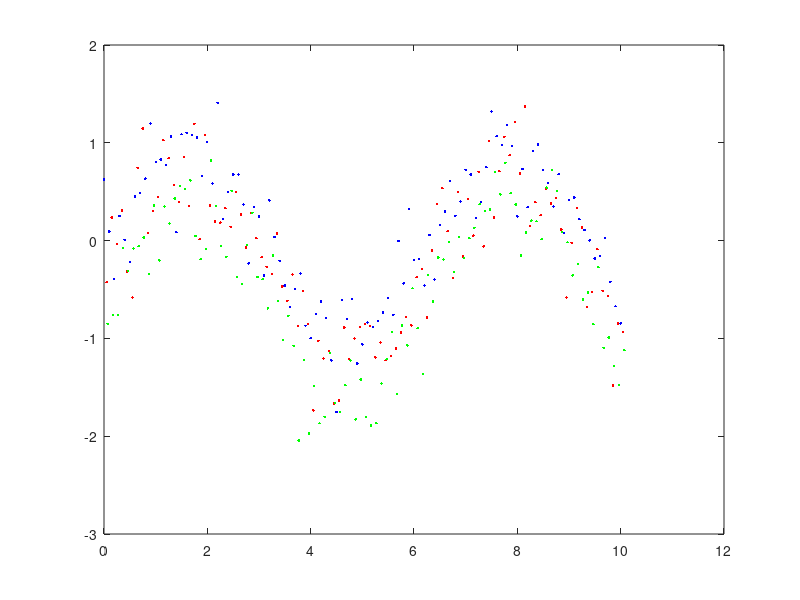
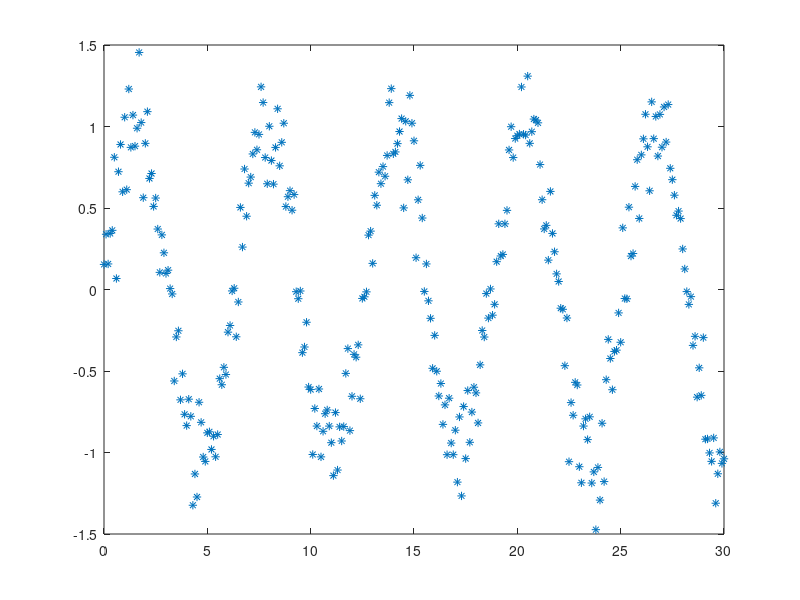

Source code (MATLAB) for these figures, in order: (Note: this script raises an error after producing the figures.)
% test classification with SVM


%% Classification Data Generation: three shifted, noisy sine waves

% erste KLasse:
x1=0:0.1:10;
x2=sin(x1)+0.3*randn(1,length(x1))
x=[x1;x2];

%Zweite Klasse:
x1=0.05:0.1:10.05;
x2=sin(x1)+0.3*randn(1,length(x1))-.3

%Merge
x=[x [x1;x2]];

%Dritte Klasse:
x1=0.07:0.1:10.07;
x2=sin(x1)+0.3*randn(1,length(x1))-.6

%Merge
x=[x [x1;x2]];

%Labels
y= [ones(1,length(x1)) , zeros(1,length(x1)) , zeros(1,length(x1)) ; zeros(1,length(x1)), ones(1,length(x1)), zeros(1,length(x1)) ; zeros(1,length(x1)), zeros(1,length(x1)), ones(1,length(x1))];

%Schöne Mischung
idx= randperm(length(x));
x= x(:,idx);
y= y(:,idx);

close all
plot(x(1,y(1,:)==1),x(2,y(1,:)==1),'b.');
hold on
plot(x(1,y(2,:)==1),x(2,y(2,:)==1),'r.');
plot(x(1,y(3,:)==1),x(2,y(3,:)==1),'g.');

hold off




% %% Classification: two shifted, noisy sine waves
% 
% % erste KLasse:
% x1=0:0.1:10;
% x2=sin(x1)+0.3*randn(1,length(x1))
% x=[x1;x2];
% 
% %Zweite Klasse:
% x1=0.05:0.1:10.05;
% x2=sin(x1)+0.3*randn(1,length(x1))-0.5
% 
% %Merge
% x=[x [x1;x2]];
% plot(x(1,:),x(2,:),'.');
% 
% %Labels
% y= [ones(1,length(x1)) , zeros(1,length(x1)); zeros(1,length(x1)), ones(1,length(x1))];
% 
% %Schöne Mischung
% idx= randperm(length(x));
% x= x(:,idx);
% y= y(:,idx);
% 
% close all
% plot(x(1,y(1,:)==1),x(2,y(1,:)==1),'b.');
% hold on
% plot(x(1,y(2,:)==1),x(2,y(2,:)==1),'r.');
% hold off


%% Test classification
% C_search=[3:1:11];
% g_search=[-2.5:0.5:-0.5];
% 
% % C_search=[0:0.25:12];
% % g_search=[-3:0.25:1];
% 
% close all
% collect= zeros(length(C_search), length(g_search));
% tic
% for my_C=C_search
%     for my_g=g_search
%         C2=train_libsvm(x(:,1:100),y(:,1:100), 's',0, 't',2, 'c', 10^my_C, 'g', 10^my_g,'b', 0,'q',1);
%         [y_Out]= apply_libsvm(C2, x(:,101:200),'b',0);
%         my_diff=sqrt(sum(sum((y_Out - y(:,101:200)).^2))) / (size(y_Out,2)*size(y_Out,1));
%         collect(find(C_search==my_C),find(g_search==my_g),:)= my_diff;
%     end
% end
% toc
% 
% close all
% % Careful when plotting imagesc: x and y axes are interchanged, AND y axis is flipped ... why?
% imagesc(g_search,C_search,collect); set(gca,'YDir','normal'); set(gca,'XDir','normal'); 
% title('SVM Model Selection') ; ylabel('regularization param C (10^x)'); xlabel('kernel width gammma (10^x)') ; zlabel('mean abs error') ; colorbar
% figure(1)


% figure;
% [plot_C, plot_g] = meshgrid (C_search, g_search);
% surf(plot_C, plot_g, collect'); 
% title('SVM Model Selection') ; xlabel('log-regularization parameter C'); ylabel('log-kernel width gammma') ; zlabel('MSE')


%semilogx(collect(1,:), collect(2,:)) ; title('error') ; xlabel('kernel width gammma') ; ylabel('mean abs error')
%figure(1)
%figure(1) ; imagesc(y_ClassOut) ; figure(2) ; imagesc(y(:,181:200))




%% Regression Data Generation
% x=0:0.001:0.3;
% y=chirp(x)+0.2*randn(1,length(x))

x=0:0.1:30;
y=sin(x)+0.2*randn(1,length(x))

% Permute data points
idx= randperm(length(x));
x= x(:,idx); y= y(:,idx);
figure ; plot(x,y,'*')



%% Test regression

% Train and test with default hyperparameters
% for regularization parameter C, and largest kernel width (more linear!)
tic; C=train_libsvm(x(:,1:50),y(:,1:50), 's',3, 't',2, 'b', 0,'q',1); toc
[y_Out]= apply_libsvm(C,x(:,151:300) ,'b',0); % completely new test points

% Plot result
figure;
plot(x(:,151:300),y_Out,'*'); 
hold on ; grid on ; 
plot(x(:,151:300),y(:,151:300),'r*'); 
plot(x(:,1:50),y(:,1:50),'kx')
title('SVM regression result - default hyperparameters')
legend({'estimate for test points','true test points','training points'});

% % for sin
 C_search=[-2:0.2:4.5];
 g_search=[-2.5:0.1:0.5];

% for chirp
% C_search=[-2:0.25:6];
% g_search=[2.75:0.25:4.5];

% % dummy search

% C_search=[2:1:6];
% g_search=[-4:2:6];


% Parameter selection on first 50 data points, test with next 100 data
% points
collect= zeros(length(C_search), length(g_search));
tic
for my_C=C_search
    for my_g=g_search
        C=train_libsvm(x(:,1:50),y(:,1:50), 's',3, 't',2, 'c', 10^my_C, 'g', 10^my_g,'b', 0,'q',1);
        [y_Out]= apply_libsvm(C,x(:,51:150) ,'b',0);
        my_diff=sqrt(sum((y_Out - y(:,51:150)).^2)) / (size(y_Out,2)*size(y_Out,1));
        collect(find(C_search==my_C),find(g_search==my_g),:)= my_diff;
    end
end
toc

% Visualize error dependent on hyperparameter choice
figure;
% Careful when plotting imagesc: x and y axes are interchanged, AND y axis is flipped ... why?
H=imagesc(g_search,C_search,log(collect)); hold on; 
set(gca,'YDir','normal'); set(gca,'XDir','normal'); 
title('SVM Model Selection log MSE') ; ylabel('regularization param C (10^x)'); xlabel('kernel width gammma (10^x)') ; zlabel('mean abs error') ; colorbar

% Search best combination of hyperparameters
[C_minloc,g_minloc,minval]=find(collect==min(min(collect)));

% Train and test with best parameters, prefer smallest value
% for regularization parameter C, and largest kernel width (more linear!)
C=train_libsvm(x(:,1:50),y(:,1:50), 's',3, 't',2, 'c', 10^C_search(C_minloc(1)), 'g', 10^g_search(g_minloc(end)),'b', 0,'q',1);
[y_Out]= apply_libsvm(C,x(:,151:300) ,'b',0); % completely new test points

% Plot result
figure;
plot(x(:,151:300),y_Out,'*'); 
hold on ; grid on ; 
plot(x(:,151:300),y(:,151:300),'r*'); 
plot(x(:,1:50),y(:,1:50),'kx')
title('SVM regression result - hyperparameters optimized')
legend({'estimate for test points','true test points','training points'});

% ToDo: Optimization of hyperparameters within cross validation

